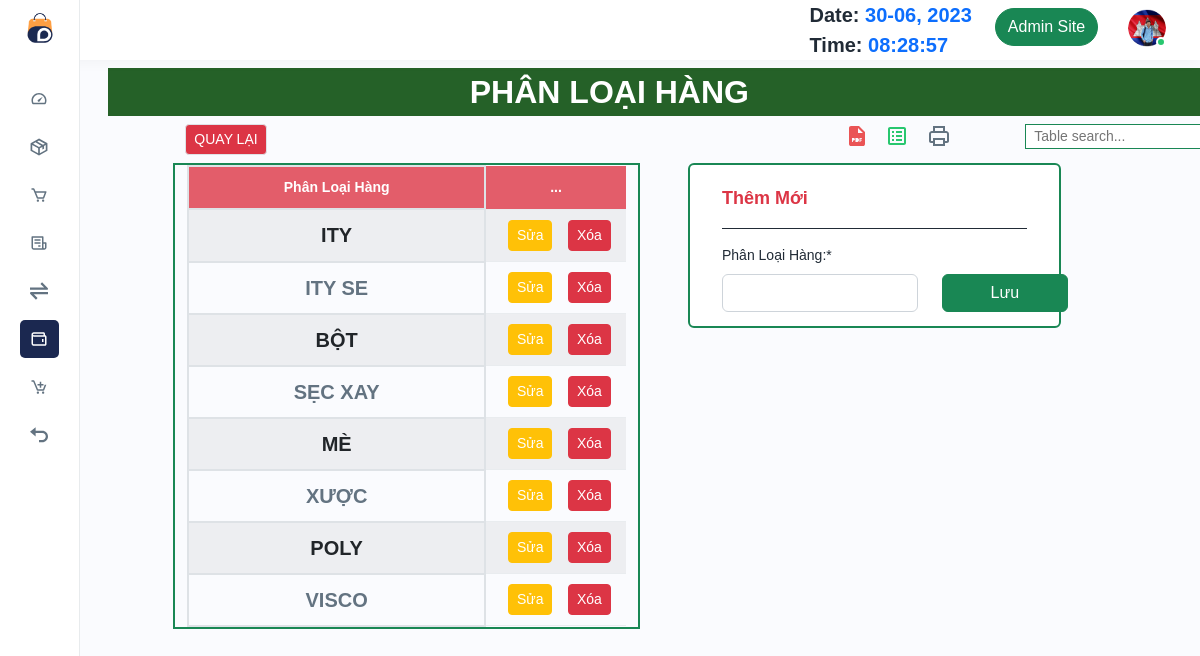
Screenshot of /data/WH_OS/ProductClass/ (signed in) with the database file from the repository.
### QLSanXuat/models.py (models this page shows, shortened)
class Product_class(models.Model):
    Product_class = models.CharField(max_length=20, unique=True, verbose_name='Phân Loại Hàng:')
    class Meta:
        verbose_name_plural = '2.2. Phân Loại Hàng'

### OtherData/views.py (the view)
# urls.py: path('data/WH_OS/ProductClass/', views.WH_ProductType, name='WH_ProductType'),
@login_required
def WH_ProductType(request):
    rows = Product_class.objects.all().order_by('id')
    if request.method == 'POST':
        form = forms.ProductClass_form(request.POST)
        if form.is_valid():
            ins = form.save()
            messages.success(request, f'Lưu Thành Công Phân Loại Hàng: "{ins.Product_class}"')
    else:
        form = forms.ProductClass_form()
    context = {
        'nav': 'wh_os',
        'rows': rows,
        'form': form,
    }
    return render(request, 'OtherData/Warehouse_OutSource/Production/6_ProductType/ProductType.html', context)

### OtherData/forms.py
class ProductClass_form(forms.ModelForm):
    class Meta:
        model = Product_class
        fields = ['Product_class']

### templates/OtherData/Warehouse_OutSource/Production/6_ProductType/ProductType.html (shortened to what this page needs)
{% extends 'CoreParts/base.html' %}
{% load humanize %}
{% load crispy_forms_tags %}
{% load static %}
{% block content %}
<div class="container-fluid">
    <div class="col-md-12 mx-3 my-2" style="background-color:#256128">
        <div class="row">
            <div class="col-md-5 offset-md-3">
                <h2 class="text-center text-white fw-bold fs-2">PHÂN LOẠI HÀNG</h2>
            </div>
        </div>
    </div>
    <div class="row">
        <div class="col-md-7 offset-md-1">
            <a type="button" class="btn btn-danger btn-sm border" href="{% url 'WH_OS_ALL' %}">QUAY LẠI</a>
        </div>
        <div class="col-md-2 wordset">
            <ul>
                <li>
                    <a data-bs-toggle="tooltip" data-bs-placement="top" title=""
                       data-bs-original-title="Pdf: unavailable"
                       aria-label="pdf"><img src="{% static 'assets/img/icons/pdf.svg' %}" alt="img"></a>
                </li>
                <li>
                    <a data-bs-toggle="tooltip" data-bs-placement="top" title="" data-bs-original-title="Excel"
                       aria-label="excel"><img src="{% static 'assets/img/icons/excel.svg' %}" alt="img"></a>
                </li>
                <li>
                    <a data-bs-toggle="tooltip" data-bs-placement="top" title=""
                       data-bs-original-title="Print: unavailable"
                       aria-label="print"><img src="{% static 'assets/img/icons/printer.svg' %}" alt="img"></a>
                </li>
            </ul>
        </div>
        <div class="col-md-2">
            <input class="border border-success px-2" type="text" id="my-filter" placeholder="Table search...">
        </div>
    </div>
    <div class="row">
        <div class="col-md-5 my-2 offset-md-1 border border-success border-2 table-responsive"
             style="max-height:66vh; overflow-x:auto">
            <table class="table table-striped table-auto table-hover table-bordered table-sm table-responsive me-5">
                <thead class="bg-yarn-order">
                <tr class="text-center">
                    <th scope="col" class="border text-wrap text-white" style="vertical-align:middle">Phân Loại Hàng
                    </th>
                    <th scope="col" class="text-white" style="width:80px; vertical-align:middle">...</th>
                </tr>
                </thead>
                <tbody>
                {% for row in rows %}
                <tr class="my-0 tr-filter">
                    <td class="border text-center fw-bold fs-5">{{ row.Product_class }}</td>
                    <td class="row my-auto ms-0 me-0" style="width:140px">
                        <div class="col-md-6">
                            <a type="button"
                               class="btn btn-warning btn-sm text-white {% if row.Creator != user and not user.is_superuser %} disabled {% endif %}"
                               href="{% url 'WH_ProductType_update' pk=row.id %}">Sửa</a>
                        </div>
                        <div class="col-md-6">
                            <a type="button"
                               class="btn btn-danger btn-sm text-white {% if not user.is_superuser %} disabled {% endif %}"
                               href="{% url 'WH_ProductType_delete' pk=row.id %}">Xóa</a>
                        </div>
                    </td>
                </tr>
                {% endfor %}
                </tbody>
            </table>
        </div>
        <div class="card col-md-4 ms-5 mt-2 border border-success border-2" style="height: 165px">
            <div class="card-body">
                <h5 class="card-title text-danger">Thêm Mới</h5>
                <hr>
                <form id="my-form" class="mt-3" method="POST">
                    <div class="row">
                        <div class="col-md-8"> {{ form.Product_class|as_crispy_field }}</div>
                        <div class="col-md-2" style="margin-top: 29px"><input
                                class="mb-3 px-5 btn btn-success btn-block"
                                type="submit"
                                value="Lưu"></div>
                    </div>
                </form>
            </div>
        </div>
    </div>
</div>
{% endblock %}

### static/assets/css/my_custom.css (style rules this page uses)
thead { position: sticky; top: 0; z-index: 1; }

### rows the page displays
Product_class: Product_class "ITY"
Product_class: Product_class "ITY SE"
Product_class: Product_class "BỘT"
Product_class: Product_class "SẸC XAY"
Product_class: Product_class "MÈ"
Product_class: Product_class "XƯỢC"
Product_class: Product_class "POLY"
Product_class: Product_class "VISCO"
